Frame 1 (no input): blank canvas, image omitted
Frame 60 (the mouse pressed at the canvas centre just before this capture): blank canvas, image omitted
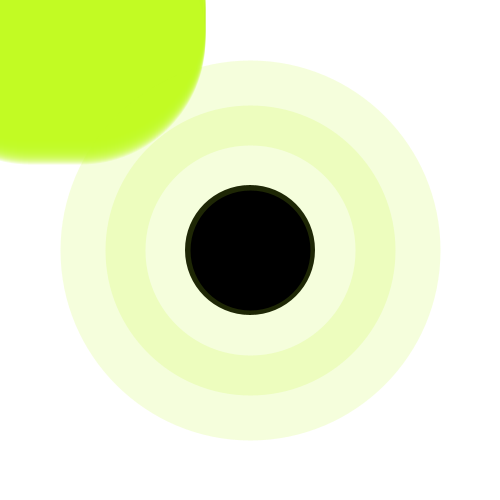
Frame 120 (the mouse held since frame 60 and released just before this capture)

The Processing sketch whose frames 1 and 60 were blank and that drew this single picture after the mouse press (run headless with seeded random() and noise(); from frame 60 on, the mouse is pressed at the canvas centre):

// Processing sketch: processing_42662
// ── processing_42662.pde


float x = 15;
float y = 15;
float z = 40;


void setup() {
  size (500, 500);
  smooth();
}

void draw() {
  background (255);


  if (mousePressed) {

    if (mousePressed && (mouseButton == LEFT));{
 for (int i = 0; i < 40; i = i+1) {
  line(30, i, 80, i);
}
    fill(mouseY,65, 86, mouseY);
noStroke();
    ellipse (mouseX, mouseY, x+20,y+20);
     ellipse (mouseX, mouseY,x,y);
     ellipse (mouseY, mouseX,z,z);
     ellipse (-mouseY, -mouseX,z,z);
     
stroke(194, mouseY, 34, 40);
fill(0);
   strokeWeight (mouseX);
   ellipse (mouseY, mouseY, z, z);
    ellipse (mouseY, mouseY, z+90, z+90);
    
  } 
  if (mousePressed && (mouseButton == RIGHT)) {
    if (x<200 && x> 400){
   stroke(0);
   fill(0);
   strokeWeight (mouseX);
   ellipse (mouseY, mouseY, -z, -z);}
    
   stroke(194, 65, 34, 40);
   fill(0);
   strokeWeight (mouseX);
   ellipse (mouseY, mouseY, -z, -z);
  } }}
  
